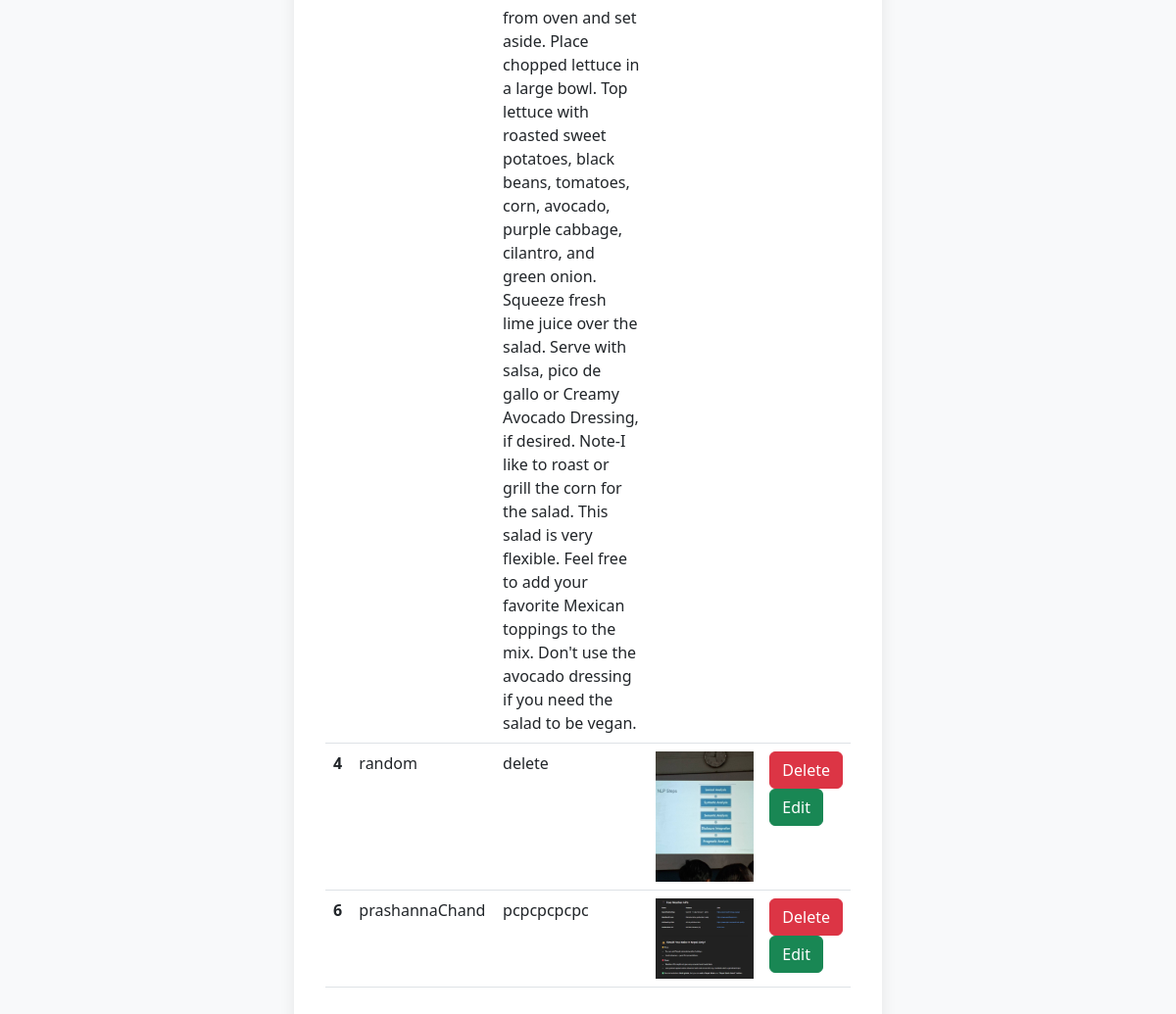
The app's page / (lower part), older data.
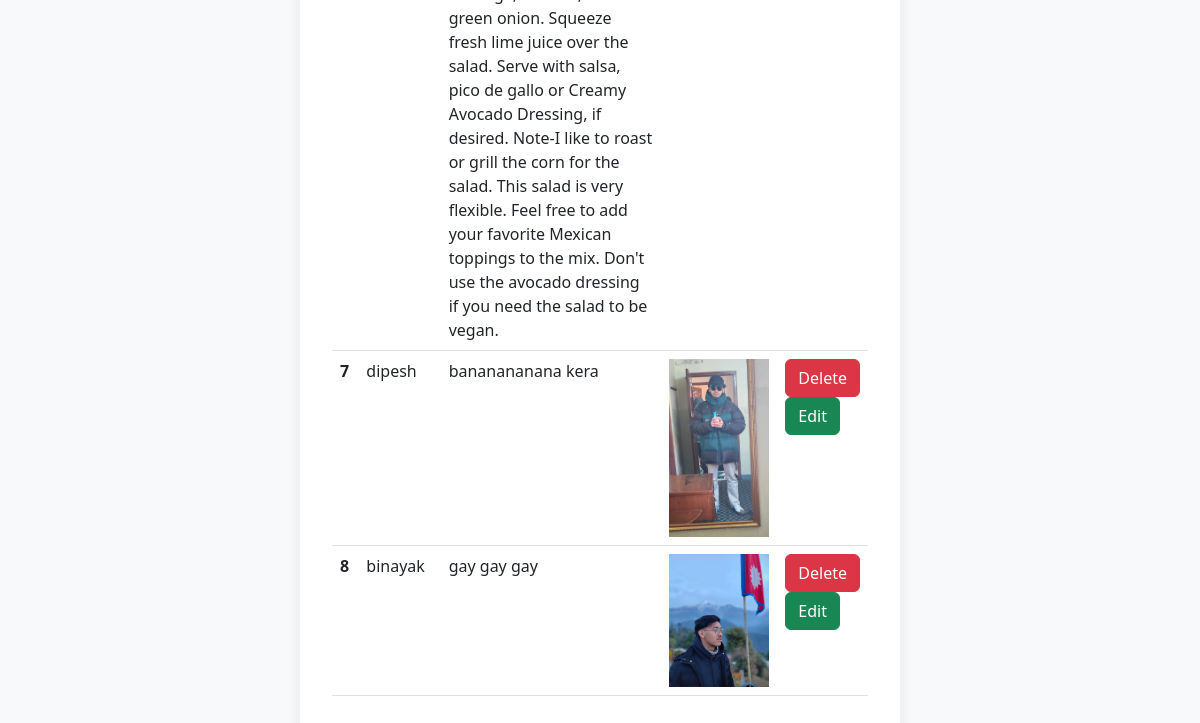
The same page, newer data.
### vegge/models.py (models this page shows)
class Recipe(models.Model):
    name = models.CharField(max_length=100)
    description = models.TextField()
    image = models.ImageField(upload_to='recipes_img/')

### vegge/views.py (the view, shortened to what this page needs)
# urls.py: path('',recipes, name='recipes'),
def recipes(request):
    queryset = Recipe.objects.all()
    context = {
        'recipes': queryset
    }
    return render(request, 'recipes.html', context)

### vegge/templates/recipes.html (shortened to what this page needs)
<!DOCTYPE html>
<html lang="en">
<head>
    <link rel="stylesheet" href="https://cdn.jsdelivr.net/npm/bootstrap@5.3.0/dist/css/bootstrap.min.css">
</head>
<body>
<div class="container">
    <br>
    <table class="table">
      <tbody>
        {% for recipe in recipes %}
        <tr>
          <th scope="row">{{ recipe.id }}</th>
          <td>{{ recipe.name }}</td>
          <td>{{ recipe.description }}</td>
          <td>
            {% if recipe.image %}
              <img src="{{ recipe.image.url }}" alt="Recipe Image" style="width: 100px; height: auto;">
            {% else %}
              No image
            {% endif %}
          </td>
          <td>
            <form method="POST" action="{% url 'delete_recipe' recipe.id %}">
              <button type="submit" class="btn btn-danger">Delete</button>
            </form>
            <form method="POST" action="{% url 'edit_recipe' recipe.id %}">
              <button type="submit" class="btn btn-success">Edit</button>
            </form>
          </td>
        </tr>
        {% endfor %}
      </tbody>
    </table>
</div>
</body>
</html>

### vegge/templates/recipes.html (style rules this page uses)
body { background-color: #f8f9fa; }
.container { margin-top: 40px; max-width: 600px; background: #fff; padding: 32px; border-radius: 12px; box-shadow: 0 2px 16px rgba(0,0,0,0.08); }

Row changes from the older to the newer data that the page shows:
removed Recipe: id "4", name "random", description "delete", image (picture)
removed Recipe: id "6", name "prashannaChand", description "pcpcpcpcpc", image (picture)
added Recipe: id "7", name "dipesh", description "bananananana kera", image (picture)
added Recipe: id "8", name "binayak", description "gay gay gay", image (picture)
